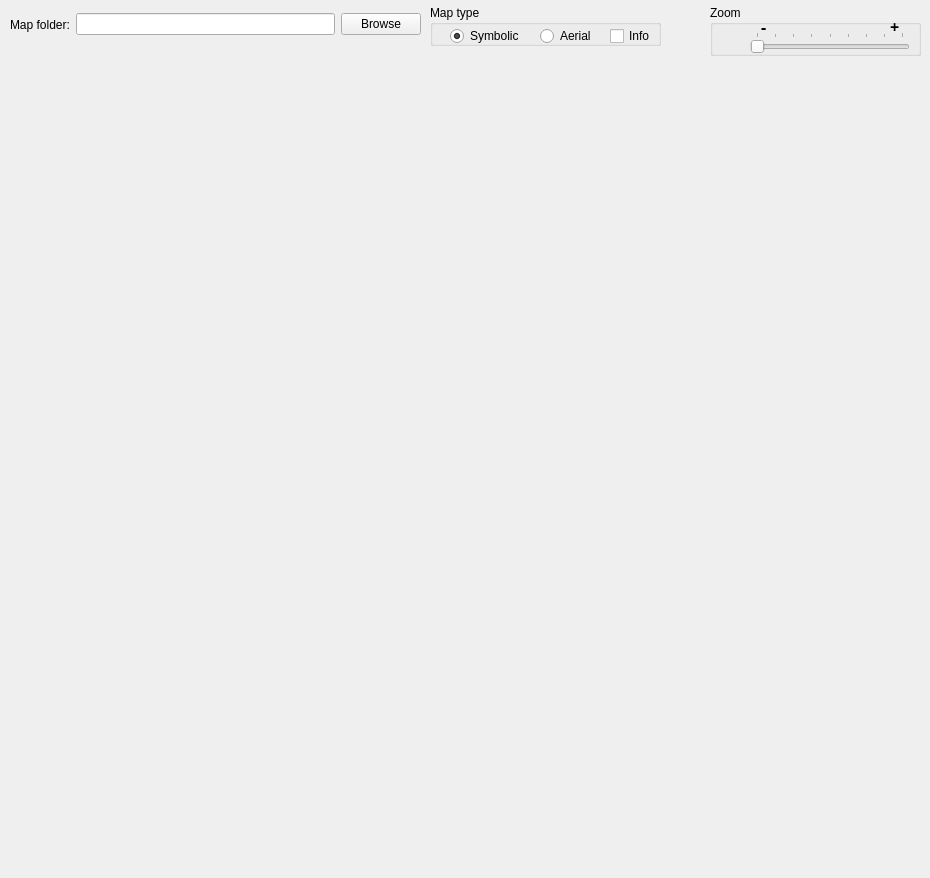
<?xml version="1.0" encoding="UTF-8"?>
<ui version="4.0">
 <class>MapTab</class>
 <widget class="QWidget" name="MapTab">
  <property name="geometry">
   <rect>
    <x>0</x>
    <y>0</y>
    <width>930</width>
    <height>878</height>
   </rect>
  </property>
  <property name="windowTitle">
   <string>Form</string>
  </property>
  <widget class="View2d" name="widget" native="true">
   <property name="geometry">
    <rect>
     <x>10</x>
     <y>60</y>
     <width>910</width>
     <height>791</height>
    </rect>
   </property>
  </widget>
  <widget class="QWidget" name="gridLayoutWidget">
   <property name="geometry">
    <rect>
     <x>10</x>
     <y>10</y>
     <width>411</width>
     <height>29</height>
    </rect>
   </property>
   <layout class="QHBoxLayout" name="browseLayout">
    <item>
     <widget class="QLabel" name="folderLabel">
      <property name="text">
       <string>Map folder:</string>
      </property>
     </widget>
    </item>
    <item>
     <widget class="QLineEdit" name="folderEdit"/>
    </item>
    <item>
     <widget class="QPushButton" name="browseButton">
      <property name="text">
       <string>Browse</string>
      </property>
     </widget>
    </item>
   </layout>
  </widget>
  <widget class="QGroupBox" name="mapTypeBox">
   <property name="geometry">
    <rect>
     <x>430</x>
     <y>5</y>
     <width>231</width>
     <height>41</height>
    </rect>
   </property>
   <property name="title">
    <string>Map type</string>
   </property>
   <widget class="QRadioButton" name="symbolicRadioButton">
    <property name="geometry">
     <rect>
      <x>20</x>
      <y>20</y>
      <width>91</width>
      <height>22</height>
     </rect>
    </property>
    <property name="text">
     <string>Symbolic</string>
    </property>
    <property name="checked">
     <bool>true</bool>
    </property>
   </widget>
   <widget class="QRadioButton" name="aerialRadioButton">
    <property name="geometry">
     <rect>
      <x>110</x>
      <y>20</y>
      <width>71</width>
      <height>22</height>
     </rect>
    </property>
    <property name="text">
     <string>Aerial</string>
    </property>
   </widget>
   <widget class="QCheckBox" name="infoCheckBox">
    <property name="geometry">
     <rect>
      <x>180</x>
      <y>20</y>
      <width>94</width>
      <height>22</height>
     </rect>
    </property>
    <property name="text">
     <string>Info</string>
    </property>
   </widget>
  </widget>
  <widget class="QGroupBox" name="zoomBox">
   <property name="geometry">
    <rect>
     <x>710</x>
     <y>5</y>
     <width>211</width>
     <height>51</height>
    </rect>
   </property>
   <property name="title">
    <string>Zoom</string>
   </property>
   <widget class="QSlider" name="zoomSlider">
    <property name="geometry">
     <rect>
      <x>40</x>
      <y>27</y>
      <width>160</width>
      <height>21</height>
     </rect>
    </property>
    <property name="maximum">
     <number>8</number>
    </property>
    <property name="pageStep">
     <number>1</number>
    </property>
    <property name="value">
     <number>0</number>
    </property>
    <property name="sliderPosition">
     <number>0</number>
    </property>
    <property name="tracking">
     <bool>true</bool>
    </property>
    <property name="orientation">
     <enum>Qt::Horizontal</enum>
    </property>
    <property name="invertedAppearance">
     <bool>false</bool>
    </property>
    <property name="invertedControls">
     <bool>false</bool>
    </property>
    <property name="tickPosition">
     <enum>QSlider::TicksAbove</enum>
    </property>
    <property name="tickInterval">
     <number>1</number>
    </property>
   </widget>
   <widget class="QLabel" name="plusLabel">
    <property name="geometry">
     <rect>
      <x>180</x>
      <y>10</y>
      <width>16</width>
      <height>17</height>
     </rect>
    </property>
    <property name="font">
     <font>
      <family>Accanthis ADF Std</family>
      <pointsize>12</pointsize>
      <weight>75</weight>
      <bold>true</bold>
     </font>
    </property>
    <property name="text">
     <string>&lt;!DOCTYPE HTML PUBLIC &quot;-//W3C//DTD HTML 4.0//EN&quot; &quot;http://www.w3.org/TR/REC-html40/strict.dtd&quot;&gt;
&lt;html&gt;&lt;head&gt;&lt;meta name=&quot;qrichtext&quot; content=&quot;1&quot; /&gt;&lt;style type=&quot;text/css&quot;&gt;
p, li { white-space: pre-wrap; }
&lt;/style&gt;&lt;/head&gt;&lt;body style=&quot; font-family:'Sans'; font-size:10pt; font-weight:400; font-style:normal;&quot;&gt;
&lt;p style=&quot; margin-top:0px; margin-bottom:0px; margin-left:0px; margin-right:0px; -qt-block-indent:0; text-indent:0px;&quot;&gt;&lt;span style=&quot; font-size:12pt; font-weight:600;&quot;&gt;+&lt;/span&gt;&lt;/p&gt;&lt;/body&gt;&lt;/html&gt;</string>
    </property>
   </widget>
   <widget class="QLabel" name="minusLabel">
    <property name="geometry">
     <rect>
      <x>51</x>
      <y>10</y>
      <width>16</width>
      <height>17</height>
     </rect>
    </property>
    <property name="font">
     <font>
      <family>Accanthis ADF Std</family>
      <pointsize>12</pointsize>
      <weight>75</weight>
      <bold>true</bold>
     </font>
    </property>
    <property name="lineWidth">
     <number>1</number>
    </property>
    <property name="text">
     <string>&lt;!DOCTYPE HTML PUBLIC &quot;-//W3C//DTD HTML 4.0//EN&quot; &quot;http://www.w3.org/TR/REC-html40/strict.dtd&quot;&gt;
&lt;html&gt;&lt;head&gt;&lt;meta name=&quot;qrichtext&quot; content=&quot;1&quot; /&gt;&lt;style type=&quot;text/css&quot;&gt;
p, li { white-space: pre-wrap; }
&lt;/style&gt;&lt;/head&gt;&lt;body style=&quot; font-family:'Sans'; font-size:10pt; font-weight:400; font-style:normal;&quot;&gt;
&lt;p style=&quot; margin-top:0px; margin-bottom:0px; margin-left:0px; margin-right:0px; -qt-block-indent:0; text-indent:0px;&quot;&gt;&lt;span style=&quot; font-size:12pt; font-weight:600;&quot;&gt;-&lt;/span&gt;&lt;/p&gt;&lt;/body&gt;&lt;/html&gt;</string>
    </property>
   </widget>
  </widget>
 </widget>
 <customwidgets>
  <customwidget>
   <class>View2d</class>
   <extends>QWidget</extends>
   <header>View2d.h</header>
   <container>1</container>
  </customwidget>
 </customwidgets>
 <resources/>
 <connections>
  <connection>
   <sender>browseButton</sender>
   <signal>clicked()</signal>
   <receiver>MapTab</receiver>
   <slot>mapBrowseClicked()</slot>
   <hints>
    <hint type="sourcelabel">
     <x>787</x>
     <y>24</y>
    </hint>
    <hint type="destinationlabel">
     <x>464</x>
     <y>399</y>
    </hint>
   </hints>
  </connection>
  <connection>
   <sender>aerialRadioButton</sender>
   <signal>toggled(bool)</signal>
   <receiver>MapTab</receiver>
   <slot>aerialToggled(bool)</slot>
   <hints>
    <hint type="sourcelabel">
     <x>145</x>
     <y>70</y>
    </hint>
    <hint type="destinationlabel">
     <x>464</x>
     <y>399</y>
    </hint>
   </hints>
  </connection>
  <connection>
   <sender>infoCheckBox</sender>
   <signal>toggled(bool)</signal>
   <receiver>MapTab</receiver>
   <slot>infoToggled(bool)</slot>
   <hints>
    <hint type="sourcelabel">
     <x>156</x>
     <y>100</y>
    </hint>
    <hint type="destinationlabel">
     <x>464</x>
     <y>399</y>
    </hint>
   </hints>
  </connection>
  <connection>
   <sender>zoomSlider</sender>
   <signal>valueChanged(int)</signal>
   <receiver>MapTab</receiver>
   <slot>zoomChanged(int)</slot>
   <hints>
    <hint type="sourcelabel">
     <x>379</x>
     <y>107</y>
    </hint>
    <hint type="destinationlabel">
     <x>464</x>
     <y>399</y>
    </hint>
   </hints>
  </connection>
 </connections>
 <slots>
  <slot>mapBrowseClicked()</slot>
  <slot>aerialToggled(bool)</slot>
  <slot>infoToggled(bool)</slot>
  <slot>zoomChanged(int)</slot>
 </slots>
</ui>
